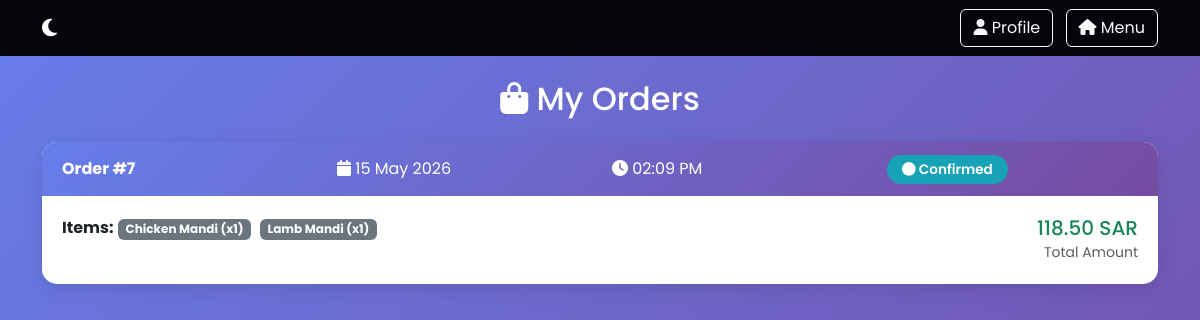
/my-orders/ (signed in), run on the app's committed database.
### billing/models.py (models this page shows, shortened)
class Order(models.Model):
    PAYMENT_METHOD_CHOICES = [
        ('cod', 'Cash on Delivery'),
        ('online', 'Online Payment'),
    ]
    PAYMENT_STATUS_CHOICES = [
        ('PENDING', 'Pending'),
        ('PAID', 'Paid'),
        ('FAILED', 'Failed'),
    ]
    STATUS_CHOICES = [
        ('PENDING', 'Pending'),
        ('CONFIRMED', 'Confirmed'),
        ('PREPARING', 'Preparing'),
        ('OUT_FOR_DELIVERY', 'Out for Delivery'),
        ('DELIVERED', 'Delivered'),
        ('CANCELLED', 'Cancelled'),
    ]
    user = models.ForeignKey(User, on_delete=models.CASCADE, related_name='orders', null=True, blank=True)
    customer_name = models.CharField(max_length=100)
    customer_phone = models.CharField(max_length=20)
    customer_address = models.TextField(blank=True)
    items_json = models.TextField()
    subtotal = models.DecimalField(max_digits=10, decimal_places=2, default=0)
    delivery_charge = models.DecimalField(max_digits=10, decimal_places=2, default=0)
    vat_amount = models.DecimalField(max_digits=10, decimal_places=2, default=0)
    total = models.DecimalField(max_digits=10, decimal_places=2, default=0)
    payment_method = models.CharField(max_length=20, choices=PAYMENT_METHOD_CHOICES, default='cod')
    payment_status = models.CharField(max_length=20, choices=PAYMENT_STATUS_CHOICES, default='PENDING')
    transaction_id = models.CharField(max_length=100, blank=True, null=True)
    status = models.CharField(max_length=20, choices=STATUS_CHOICES, default='PENDING')
    created_at = models.DateTimeField(auto_now_add=True)

### billing/views.py (the view)
# urls.py: path('my-orders/', views.my_orders_view, name='my_orders'),
@login_required
def my_orders_view(request):
    orders = Order.objects.filter(user=request.user).order_by('-created_at')
    return render(request, 'billing/my_orders.html', {'orders': orders})

### billing/templatetags/json_filters.py (called while the page is built)
@register.filter
def json_decode(value):
    try:
        return json.loads(value)
    except:
        return []

### billing/templates/billing/my_orders.html (shortened to what this page needs)
<!DOCTYPE html>
{% load static %}
<html lang="en">
<head>
    <link href="https://cdn.jsdelivr.net/npm/bootstrap@5.3.0/dist/css/bootstrap.min.css" rel="stylesheet">
    <link rel="stylesheet" href="https://cdnjs.cloudflare.com/ajax/libs/font-awesome/6.4.0/css/all.min.css">
</head>
<body>
    <nav class="navbar navbar-dark fixed-top" style="background: rgba(0,0,0,0.95);">
        <div class="container">
            <a class="navbar-brand" href="{% url 'home' %}">
                <i class="fas fa-moon"></i> {{ restaurant_name }}
            </a>
            <div>
                <a href="{% url 'profile' %}" class="btn btn-outline-light me-2">
                    <i class="fas fa-user"></i> Profile
                </a>
                <a href="{% url 'home' %}" class="btn btn-outline-light">
                    <i class="fas fa-home"></i> Menu
                </a>
            </div>
        </div>
    </nav>
    <div class="container">
        <h2 class="text-center text-white mb-4">
            <i class="fas fa-shopping-bag"></i> My Orders
        </h2>
        {% if orders %}
            {% for order in orders %}
                <div class="order-card">
                    <div class="order-header" onclick="window.location.href='{% url 'order_detail' order.id %}'">
                        <div class="row align-items-center">
                            <div class="col-md-3">
                                <strong>Order #{{ order.id }}</strong>
                            </div>
                            <div class="col-md-3">
                                <i class="fas fa-calendar"></i> {{ order.created_at|date:"d M Y" }}
                            </div>
                            <div class="col-md-3">
                                <i class="fas fa-clock"></i> {{ order.created_at|time:"h:i A" }}
                            </div>
                            <div class="col-md-3">
                                <span class="status-badge status-{{ order.status }}">
                                    <i class="fas fa-circle"></i> {{ order.get_status_display }}
                                </span>
                            </div>
                        </div>
                    </div>
                    <div class="order-body">
                        <div class="row">
                            <div class="col-md-8">
                                <strong>Items:</strong>
                                {% with items=order.items_json|safe %}
                                    {% load json_filters %}
                                    {% for item in order.items_json|json_decode %}
                                        <span class="badge bg-secondary me-1">{{ item.name }} (x{{ item.quantity }})</span>
                                    {% endfor %}
                                {% endwith %}
                            </div>
                            <div class="col-md-4 text-end">
                                <h5 class="text-success mb-0">{{ order.total }} SAR</h5>
                                <small class="text-muted">Total Amount</small>
                            </div>
                        </div>
                    </div>
                </div>
            {% endfor %}
        {% endif %}
    </div>
</body>
</html>

### billing/templates/billing/my_orders.html (style rules this page uses)
body { font-family: 'Poppins', sans-serif; background: linear-gradient(135deg, #667eea 0%, #764ba2 100%); min-height: 100vh; padding-top: 80px; }
.order-card { background: white; border-radius: 15px; box-shadow: 0 5px 20px rgba(0,0,0,0.1); margin-bottom: 20px; transition: transform 0.3s; overflow: hidden; }
.order-header { background: linear-gradient(135deg, #667eea, #764ba2); color: white; padding: 15px 20px; cursor: pointer; }
.order-body { padding: 20px; }
.status-badge { padding: 5px 15px; border-radius: 20px; font-size: 0.85rem; font-weight: 600; }
.status-CONFIRMED { background: #17a2b8; color: white; }

### data on the page
Order: id "7", created_at "15 May 2026", created_at "02:09 PM", status "Confirmed", name "Chicken Mandi" "Lamb Mandi", quantity "1" "1", total "118.50"
